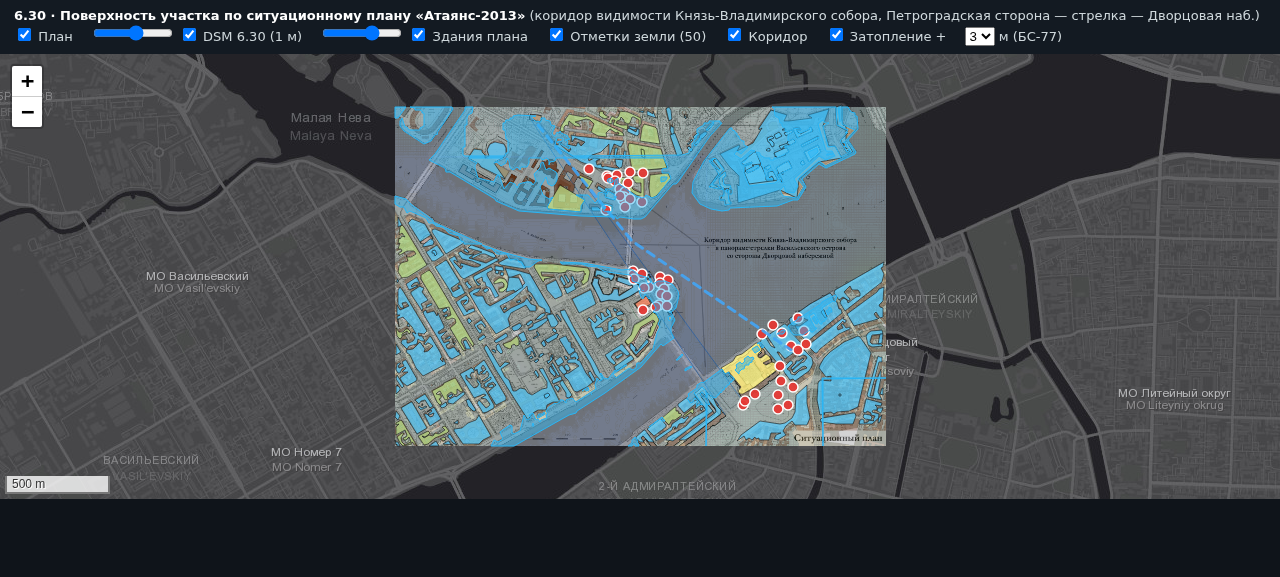
#> input picture results/atayanc_6.30/qa_map_overview.png, 1280 x 577 px, given in place of atayanc-2013-01.jpg, which was not available
$ python atayanc_6.30g_mask_diag.py
#> lines starting #> are read from the running program, lines starting #| are printed output that depends on the picture; after the words box and inside, x2 and y2 are one past the last pixel; in counts of white or black regions, pixels touching at a corner belong together
#!/usr/bin/env python3
# -*- coding: utf-8 -*-
"""6.30g — диагностика цветовой маски зданий."""
import numpy as np
from PIL import Image
from scipy import ndimage

im = np.asarray(Image.open('/home/z/my-project/upload/atayanc-2013-01.jpg').convert('RGB')).astype(np.int16)
H, W = im.shape[:2]
#> H = 577; W = 1280

def patch(cx, cy, r=8):
    p = im[cy - r:cy + r, cx - r:cx + r].reshape(-1, 3)
    return np.median(p, 0).astype(int)

# известные здания (full-res): собор Вл., Петропавловский, Биржа, Зимний, кластер 23/28/32 (c1: render (500,320)->full (962,615)), обычный жилой (c2 render (900,120)->full (1730,231)?)
probes = {
    'собор Вл (salmon)': (858, 66),
    'Петропавловский (salmon)': (2363, 275),
    'Биржа (salmon)': (1512, 1224),
    'Зимний (salmon)': (2136, 1641),
    'тёмное 28/32 (c1 ~ 940,600)': (940, 600),
    'тёмное 28 (c1 ~ 870,470)': (870, 470),
    'жилой salmon (1600,300)': (1600, 300),
    'жилой salmon (1900,500)': (1900, 500),
    'вода (1600,700)': (1600, 700),
    'улица белая (1800,1450)': (1800, 1450),
}
for n, (x, y) in probes.items():
    print(f'{n:32s} {patch(x, y)}')

import colorsys
hsv = np.asarray(Image.open('/home/z/my-project/upload/atayanc-2013-01.jpg').convert('HSV')).astype(np.int16)
Hh, Ss, Vv = hsv[..., 0], hsv[..., 1], hsv[..., 2]
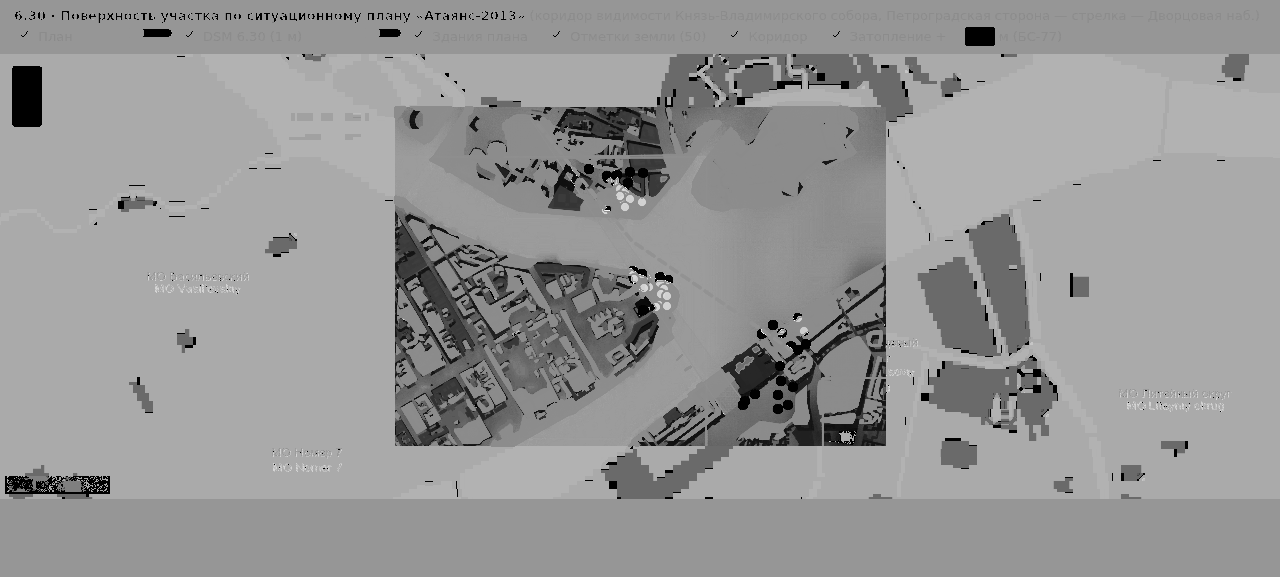
#> Hh: shape (577, 1280) int16; min 0, max 254, mean 150.6
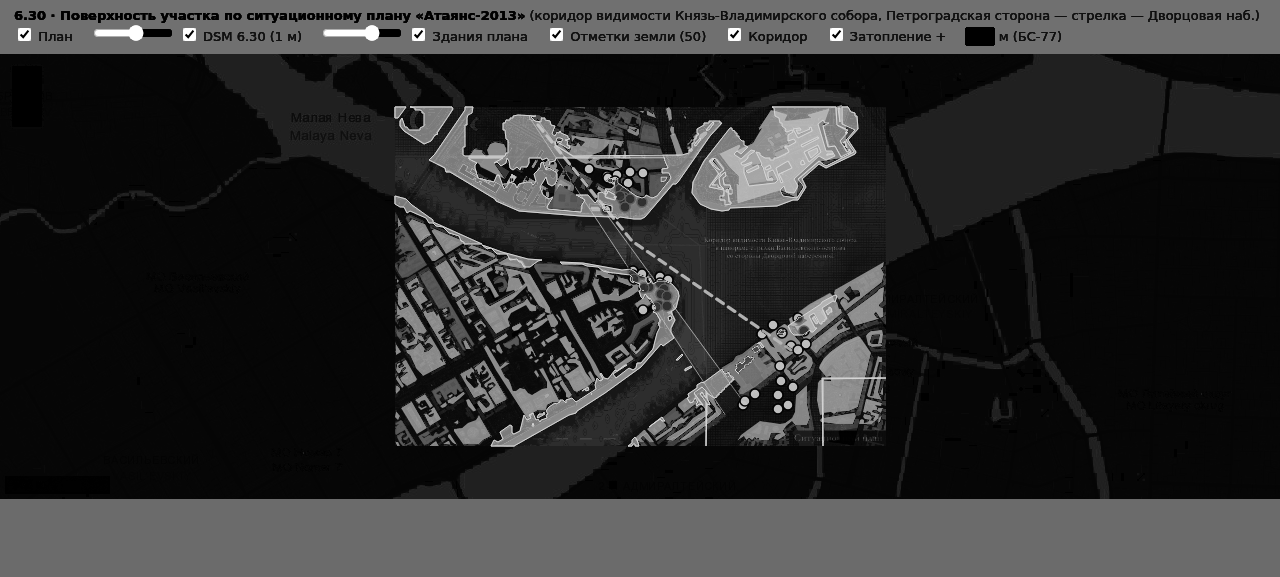
#> Ss: shape (577, 1280) int16; min 0, max 255, mean 46
print('\nHSV: hue 0-255; salmon hue ~', int(np.median(hsv[66 - 8:66 + 8, 858 - 8:858 + 8, 0])), 'sat', int(np.median(hsv[66 - 8:66 + 8, 858 - 8:858 + 8, 1])))
#| HSV: hue 0-255; salmon hue ~ 106 sat 6
# маска по HSV: hue 5-35, sat>=28, val 100-250
m1 = (Hh >= 3) & (Hh <= 38) & (Ss >= 28) & (Vv >= 95) & (Vv <= 250)
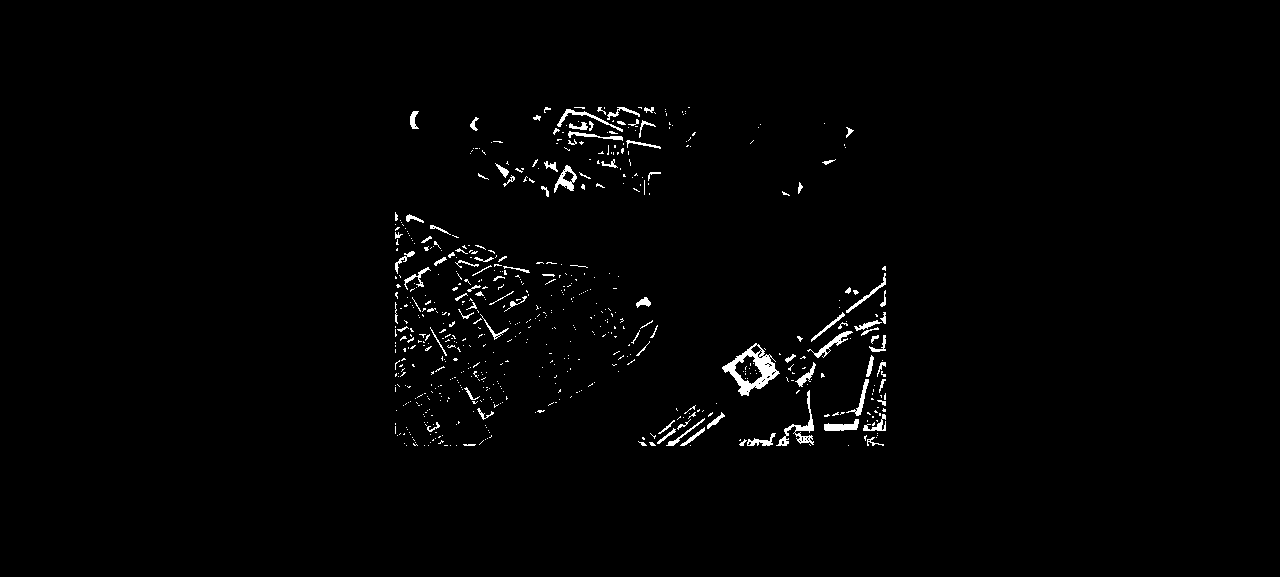
#> m1: shape (577, 1280) bool; 1.3% white; 632 white regions (533 under 20 px), largest, box (x1, y1, x2, y2) and area: (722, 343, 780, 396) 1044, (776, 390, 814, 446) 425, (554, 165, 577, 193) 248
m1 = ndimage.binary_closing(m1, np.ones((2, 2)))
#> m1: shape (577, 1280) bool; 1.3% white; 557 white regions (453 under 20 px), largest, box (x1, y1, x2, y2) and area: (722, 343, 780, 396) 1124, (776, 390, 814, 446) 465, (554, 165, 577, 193) 262
lab, n = ndimage.label(m1)
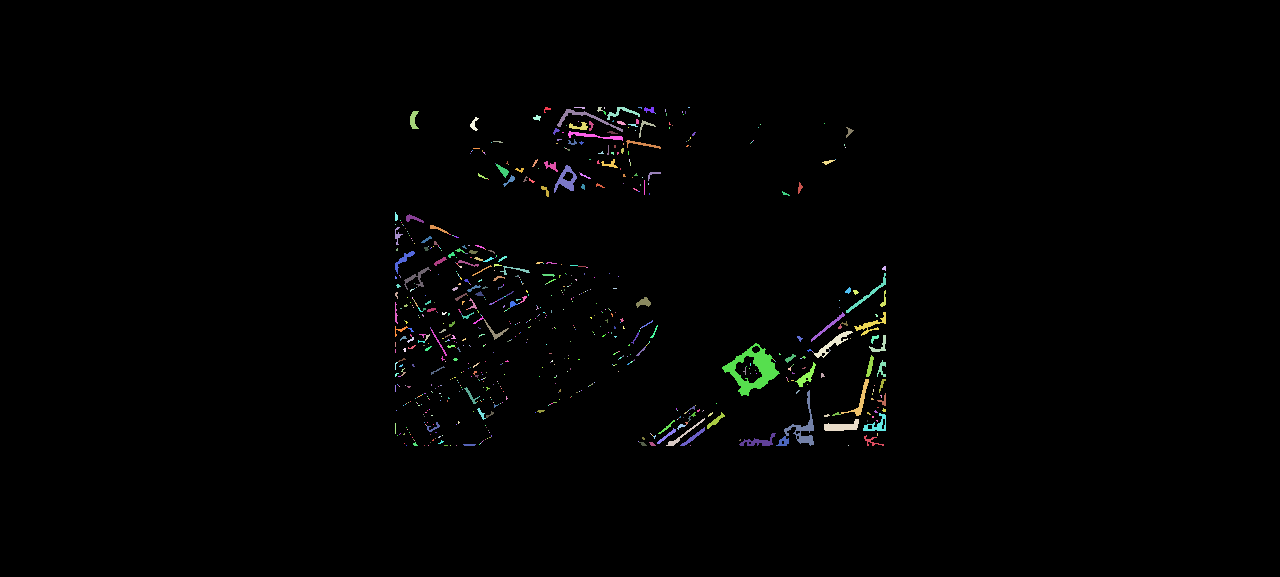
#> lab: shape (577, 1280) int32; 756 distinct labels, from 0 to 755; one colour per label, 0 black
#> n = 755
sz = ndimage.sum(m1, lab, range(1, n + 1))
#> sz = 755 values, max 1121 at index 427, min 1 at index 14, mean 13.17
print(f'HSV-маска: покрытие {m1.mean()*100:.1f}%, компонент >=300px: {(sz >= 300).sum()}, >=100px: {(sz >= 100).sum()}, всего px {m1.sum()}')
#| HSV-маска: покрытие 1.3%, компонент >=300px: 2, >=100px: 19, всего px 9943

rgb_salmon = (np.abs(im[..., 0] - 206) <= 34) & (np.abs(im[..., 1] - 170) <= 34) & (np.abs(im[..., 2] - 156) <= 34)
#> rgb_salmon: shape (577, 1280) bool; 0.7% white in thin lines or dots, all inside (x1, y1, x2, y2) = (12, 11, 1249, 488)
print(f'RGB-маска salmon: покрытие {rgb_salmon.mean()*100:.1f}%')
#| RGB-маска salmon: покрытие 0.7%

# дебаг-рендер HSV маски на 2 кропах
for name, (x0, y0, x1, y1) in [('dbg_c1', (700, 300, 1300, 800)), ('dbg_c4', (1950, 1400, 2500, 1900))]:
    rgb = im[y0:y1, x0:x1].astype(np.uint8).copy()
    mm = m1[y0:y1, x0:x1]
    rgb[mm & (rgb[..., 0] > 0)] = [255, 0, 0]
    rgb[~mm] = (rgb[~mm] * 0.55).astype(np.uint8)
#> (the run stopped early here; a loop or call above may not have finished)
